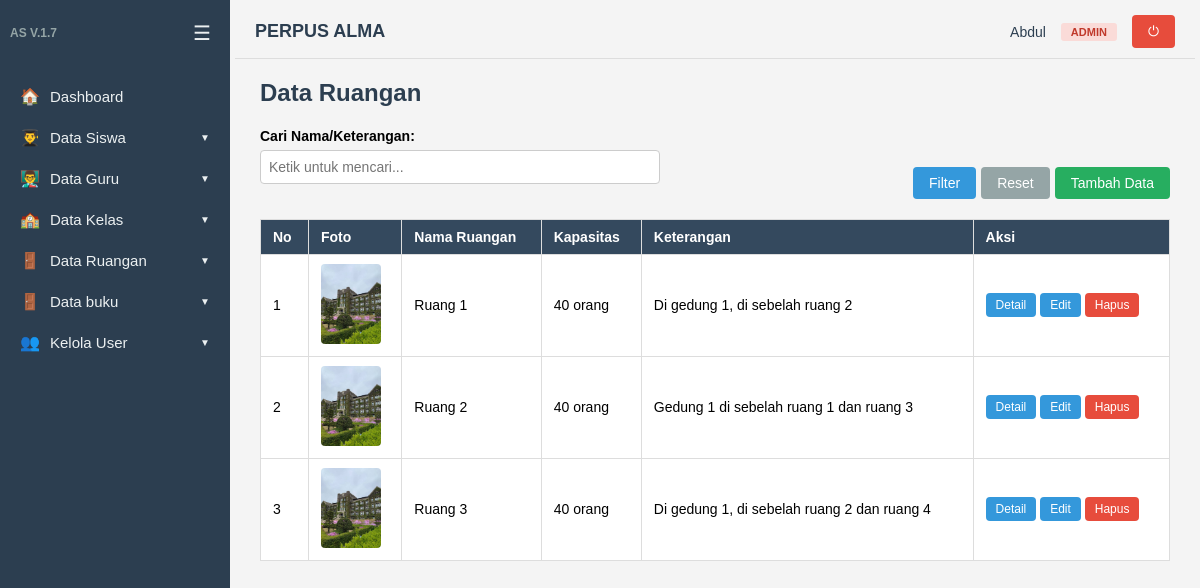
Page /ruang/tampil.php (signed in) on the committed database.
### tables this page shows
CREATE TABLE `dataruang` (
  `id_ruang` int(11) NOT NULL,
  `nama_ruang` varchar(100) NOT NULL,
  `kapasitas` int(11) NOT NULL,
  `keterangan` text DEFAULT NULL,
  `foto` varchar(100) DEFAULT NULL
);

### auth.php (called while the page is built, shortened)
<?php
if (!function_exists('isLoggedIn')) {
    function isLoggedIn()
    {
        return isset($_SESSION['user_id']);
    }
}
if (!function_exists('hasRole')) {
    function hasRole($roles)
    {
        $userRole = $_SESSION['role'];
        if (is_array($roles)) {
            return in_array($userRole, $roles);
        }
        return $userRole === $roles;
    }
}

### ruang/tampil.php (the view, shortened to what this page needs)
<?php
include dirname(__DIR__) . '/auth.php';
$perPage = 10;
$page = isset($_GET['page']) ? max(1, (int)$_GET['page']) : 1;
$search = isset($_GET['search'])
    ? mysqli_real_escape_string($koneksi, $_GET['search'])
    : '';
$where = "WHERE 1=1";
$offset = ($page - 1) * $perPage;
$query = "SELECT *
          FROM dataruang
          $where
          ORDER BY nama_ruang
          LIMIT $perPage OFFSET $offset";
$data = mysqli_query($koneksi, $query);
include dirname(__DIR__) . '/layout/header.php';
?>
<h2>Data Ruangan</h2>
<form method="GET"
      style="margin-bottom:20px; display:flex; gap:10px; flex-wrap:wrap; align-items:end;">
    <div style="flex:1; min-width:200px;">
        <label>Cari Nama/Keterangan:</label><br>
        <input
            type="text"
            name="search"
            value="<?= htmlspecialchars($search) ?>"
            placeholder="Ketik untuk mencari..."
        >
    </div>
    <?php if (hasRole('admin')): ?>
        <div style="display:flex; flex-direction:column;">
            <div style="display:flex; gap:5px;">
                <button class="btn" type="submit">
                    Filter
                </button>
                <a
                    class="btn"
                    href="tampil.php"
                    style="background:#95a5a6;"
                >
                    Reset
                </a>
                <a
                    class="btn btn-success"
                    href="index.php"
                >
                    Tambah Data
                </a>
            </div>
        </div>
    <?php endif; ?>
</form>
<table>
    <tr>
        <th>No</th>
        <th>Foto</th>
        <th>Nama Ruangan</th>
        <th>Kapasitas</th>
        <th>Keterangan</th>
        <th>Aksi</th>
    </tr>
    <?php
    $no = $offset + 1;
    if (mysqli_num_rows($data) === 0):
    ?>
        <tr>
            <td
                colspan="6"
                style="text-align:center; padding:20px;"
            >
                Tidak ada data
            </td>
        </tr>
    <?php else: ?>
        <?php while ($row = mysqli_fetch_assoc($data)): ?>
            <tr>
                <td>
                    <?= $no++; ?>
                </td>
                <td>
                    <img
                        src="<?= BASE_URL; ?>/uploads/foto_ruang/<?= htmlspecialchars($row['foto'] ?: 'default-ruang.jpg') ?>"
                        width="60"
                        style="border-radius:4px;"
                        onerror="this.src='<?= BASE_URL; ?>/uploads/foto_ruang/default-ruang.jpg';"
                    >
                </td>
                <td>
                    <?= htmlspecialchars($row['nama_ruang']) ?>
                </td>
                <td>
                    <?= htmlspecialchars($row['kapasitas']) ?> orang
                </td>
                <td>
                    <?= htmlspecialchars($row['keterangan']) ?>
                </td>
                <td>
                    <a
                        class="btn"
                        href="detail.php?id=<?= $row['id_ruang'] ?>"
                        style="padding:5px 10px; font-size:12px;"
                    >
                        Detail
                    </a>
                    <?php if (hasRole('admin')): ?>
                        <a
                            class="btn"
                            href="edit.php?id=<?= $row['id_ruang'] ?>"
                            style="padding:5px 10px; font-size:12px;"
                        >
                            Edit
                        </a>
                        <a
                            class="btn btn-danger"
                            href="hapus.php?id=<?= $row['id_ruang'] ?>"
                            onclick="return confirm('Yakin ingin menghapus?')"
                            style="padding:5px 10px; font-size:12px;"
                        >
                            Hapus
                        </a>
                    <?php endif; ?>
                </td>
            </tr>
        <?php endwhile; ?>
    <?php endif; ?>
</table>
<?php include dirname(__DIR__) . '/layout/footer.php'; ?>

### layout/header.php (style rules this page uses)
* { box-sizing: border-box; margin: 0; padding: 0; }
body { font-family: Arial, Helvetica, sans-serif; background: #f4f4f4; display: flex; min-height: 100vh; }
h2 { margin-bottom: 20px; color: #2c3e50; }
table { border-collapse: collapse; width: 100%; background: #fff; margin-bottom: 15px; }
table th, table td { border: 1px solid #ddd; padding: 9px 12px; text-align: left; font-size: 14px; }
table th { background: #34495e; color: #fff; }
label { font-weight: bold; font-size: 14px; }
input[type=text], input[type=date], input[type=number], input[type=file], select { padding: 8px; width: 100%; max-width: 400px; margin: 5px 0 15px; border: 1px solid #ccc; border-radius: 4px; font-size: 14px; }
.btn { display: inline-block; background: #3498db; color: #fff; border: 0; padding: 8px 16px; border-radius: 4px; cursor: pointer; text-decoration: none; font-size: 14px; }
.btn-danger { background: #e74c3c; }
.btn-success { background: #27ae60; }

### rows in the picture
dataruang: foto (picture), nama_ruang "Ruang 1", kapasitas "40", keterangan "Di gedung 1, di sebelah ruang 2"
dataruang: foto (picture), nama_ruang "Ruang 2", kapasitas "40", keterangan "Gedung 1 di sebelah ruang 1 dan ruang 3"
dataruang: foto (picture), nama_ruang "Ruang 3", kapasitas "40", keterangan "Di gedung 1, di sebelah ruang 2 dan ruang 4"

### other values in the picture
$item['icon'] "🏠"
$item['label'] "Dashboard"
$item['icon'] "👨‍🎓"
$item['label'] "Data Siswa"
$item['icon'] "👨‍🏫"
$item['label'] "Data Guru"
$item['icon'] "🏫"
$item['label'] "Data Kelas"
$item['icon'] "🚪"
$item['label'] "Data Ruangan"
$item['label'] "Data buku"
$item['icon'] "👥"
$item['label'] "Kelola User"
$user['nama_lengkap'] "Abdul"
$roleLabels[$user['role']] "ADMIN"
